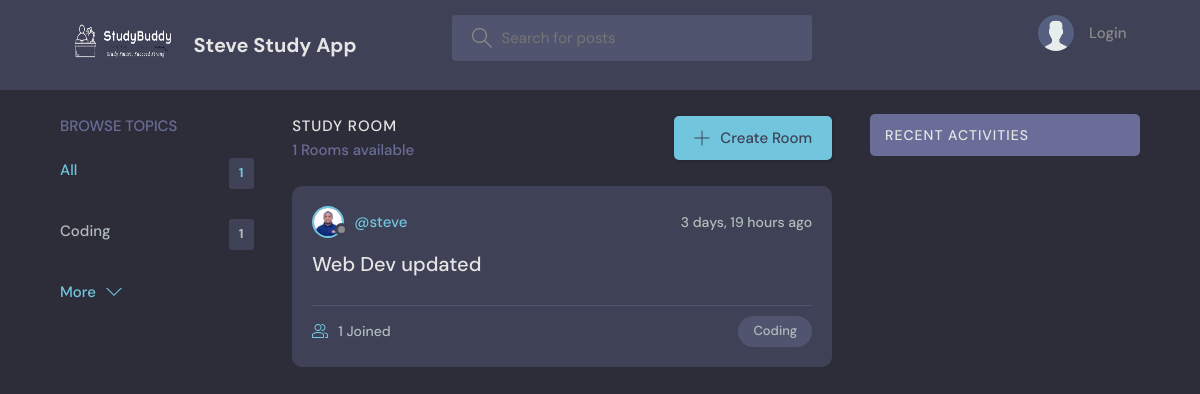
The page / on the database its author committed.
### base/models.py (models this page shows, shortened)
class Topic(models.Model):
    name = models.CharField(max_length=200)

class Room(models.Model):
    host = models.ForeignKey(User, on_delete=models.SET_NULL, null=True)
    topic = models.ForeignKey(Topic, on_delete=models.SET_NULL, null=True)
    name = models.CharField(max_length=200)
    description = models.TextField(null=True, blank=True)
    participants = models.ManyToManyField(User, related_name='participants', blank=True)
    updated = models.DateTimeField(auto_now=True)
    created = models.DateTimeField(auto_now_add=True)
    class Meta:
        ordering = ['-updated', '-created']

class User(AbstractUser):
    name = models.CharField(max_length=200, null=True)
    email = models.EmailField(unique=True, null=True)
    bio = models.TextField(null=True)
    avatar = models.ImageField(null=True, default="avatar.svg")
    USERNAME_FIELD = 'email'
    REQUIRED_FIELDS = []

### base/views.py (the view)
# urls.py: path('', views.home, name="home"),
def home(request):
    q = request.GET.get('q') if request.GET.get('q') != None else ''
    rooms = Room.objects.filter(
        Q(topic__name__icontains=q) |
        Q(name__icontains=q) |
        Q(description__icontains=q)
    )
    topics = Topic.objects.all()[0:5]
    room_count = rooms.count()
    room_messages = Message.objects.filter(Q(room__topic__name__icontains=q))
    context = {'rooms': rooms, 'topics': topics, 'room_count': room_count, 'room_messages': room_messages}
    return render(request, 'base2/home.html', context)

### base/templates/base2/home.html (shortened to what this page needs)
{% extends 'main.html' %}
{% block content %}
    <main class="layout layout--3">
      <div class="container">
        {% include 'base2/topics_component.html' %}
        <div class="roomList">
          <div class="roomList__header">
            <div>
              <h2>Study Room</h2>
              <p>{{room_count}} Rooms available</p>
            </div>
            <a class="btn btn--main" href="{% url 'create-room' %}">
              <svg version="1.1" xmlns="http://www.w3.org/2000/svg" width="32" height="32" viewBox="0 0 32 32">
                <title>add</title>
                <path
                  d="M16.943 0.943h-1.885v14.115h-14.115v1.885h14.115v14.115h1.885v-14.115h14.115v-1.885h-14.115v-14.115z"
                ></path>
              </svg>
              Create Room
            </a>
          </div>
         {% include 'base2/feed_component.html' %}
        </div>
         {% include 'base2/activity_component.html' %}
      </div>
    </main>
    {% endblock %}

### base/templates/base2/topics_component.html
        <div class="topics">
            <div class="topics__header">
              <h2>Browse Topics</h2>
            </div>
            <ul class="topics__list">
              <li>
                <a href="{% url 'home' %}" class="active">All <span>{{topics.count}}</span></a>
              </li>
              {% for topic in topics %}
              <li>
                <a href="{% url 'home' %}?q={{topic.name}}">{{topic.name}} <span>{{topic.room_set.all.count}}</span></a>
              </li>
              {% endfor %}
            </ul>
            <a class="btn btn--link" href="{% url 'topics' %}">
              More
              <svg version="1.1" xmlns="http://www.w3.org/2000/svg" width="32" height="32" viewBox="0 0 32 32">
                <title>chevron-down</title>
                <path d="M16 21l-13-13h-3l16 16 16-16h-3l-13 13z"></path>
              </svg>
            </a>
          </div>

### base/templates/base2/feed_component.html (shortened to what this page needs)
{% for room in rooms %}
<div class="roomListRoom">
    <div class="roomListRoom__header">
      <a href="{% url 'user-profile' room.host.id %}" class="roomListRoom__author">
        <div class="avatar avatar--small">
          <img src="{{room.host.avatar.url}}" />
        </div>
        <span>@{{room.host.username}}</span>
      </a>
      <div class="roomListRoom__actions">
        <span>{{room.created|timesince}} ago</span>
      </div>
    </div>
    <div class="roomListRoom__content">
      <a href="{% url 'room' room.id %}">{{room.name}}</a>
    </div>
    <div class="roomListRoom__meta">
      <a href="{% url 'room' room.id %}" class="roomListRoom__joined">
        {{room.participants.all.count}} Joined
      </a>
      <p class="roomListRoom__topic">{{room.topic.name}}</p>
    </div>
  </div>
  {% endfor %}

### static/styles/style.css (style rules this page uses)
:root { --color-main: #71c6dd; --color-main-light: #e1f6fb; --color-dark: #3f4156; --color-dark-medium: #51546e; --color-dark-light: #696d97; --color-light: #e5e5e5; --color-gray: #8b8b8b; --color-light-gray: #b2bdbd; --color-bg: #2d2d39; --color-success: #5dd693; --color-error: #fc4b0b; }
* { font-family: "DM Sans", -apple-system, BlinkMacSystemFont, "Segoe UI", Roboto, Oxygen, Ubuntu, Cantarell, "Open Sans", "Helvetica Neue", sans-serif; margin: 0; padding: 0; box-sizing: border-box; text-rendering: optimizeLegibility; font-size: inherit; }
html { font-size: 56.25%; }
@media only screen and (min-width: 1200px) { html { font-size: 62.5%; } }
body { line-height: 1.6; font-weight: 400; font-size: 1.5rem; color: var(--color-light-gray); background-color: var(--color-bg); min-height: 100vh; }
img { width: 100%; }
a { display: inline-block; color: var(--color-main); text-decoration: none; }
.container { max-width: 120rem; width: 90%; margin: auto; }
.btn { background-color: transparent; border: none; display: inline-flex; align-items: center; gap: 1rem; cursor: pointer; transition: all ease-in-out 0.3s; padding: 1rem 2rem; border-radius: 5px; box-shadow: 1px 1px 3px 1px rgba(0, 0, 0, 0.15); font-weight: 500; }
.btn--link { border-radius: 0; padding: 0; color: var(--color-main); box-shadow: none; }
.btn--main { background-color: var(--color-main); color: var(--color-dark); }
.btn > svg { fill: currentColor; width: 1.6rem; height: 1.6rem; }
.avatar { position: relative; display: inline-block; border-radius: 50%; border: 2px solid var(--color-main); }
.avatar img { display: block; border-radius: 50%; object-fit: cover; object-position: center; }
.avatar::after { content: ""; display: block; position: absolute; background-color: var(--color-gray); z-index: 111; border-radius: 50%; border: 0.3rem solid var(--color-dark); }
.avatar.avatar--small img { width: 2.8rem; height: 2.8rem; }
.avatar.avatar--small:after { width: 0.7rem; height: 0.7rem; bottom: 0px; right: -6px; }
.layout { margin-top: 2.4rem; }
.layout > .container { display: flex; justify-content: space-between; align-items: flex-start; }
.layout--3 > .container > div:first-child { flex-basis: 18%; max-width: 22.5rem; }
.layout--3 > .container > div:nth-child(2) { flex-basis: 50%; }
.topics__header { margin-bottom: 2rem; }
.topics__header h2 { text-transform: uppercase; font-weight: 500; color: var(--color-dark-light); }
.topics__list { list-style: none; }
.topics__list li a { display: flex; justify-content: space-between; margin-bottom: 3rem; font-weight: 500; color: var(--color-light-gray); transition: all 0.3s ease-in-out; }
.topics__list li a.active, .topics__list li a:hover { color: var(--color-main); }
.topics__list li a span { padding: 0.5rem 1rem; background-color: var(--color-dark); border-radius: 3px; font-size: 1.3rem; font-weight: 700; letter-spacing: 1px; }
.roomList__header { display: flex; justify-content: space-between; align-items: center; margin-bottom: 2.4rem; }
.roomList__header h2 { text-transform: uppercase; font-weight: 500; color: var(--color-light); letter-spacing: 1px; }
.roomList__header p { font-weight: 500; color: var(--color-dark-light); }
.roomListRoom { margin-bottom: 2.4rem; background-color: var(--color-dark); border-radius: 1rem; padding: 2rem; }
.roomListRoom__header { display: flex; justify-content: space-between; align-items: center; }
.roomListRoom__author { font-weight: 500; display: flex; align-items: center; gap: 1rem; }
.roomListRoom__actions { display: flex; align-items: flex-start; gap: 1rem; position: relative; }
.roomListRoom__actions span { font-size: 1.4rem; font-weight: 500; }
.roomListRoom__content { margin: 1rem 0; }
.roomListRoom__content a { font-size: 2rem; font-weight: 500; margin-bottom: 1.5rem; color: var(--color-light); transition: all 0.3s ease-in-out; }
.roomListRoom__meta { border-top: 1px solid var(--color-dark-medium); padding-top: 1rem; display: flex; align-items: center; justify-content: space-between; }
.roomListRoom__joined { color: var(--color-light-gray); display: flex; align-items: center; gap: 1rem; font-size: 1.4rem; font-weight: 500; }
.roomListRoom__joined svg { fill: var(--color-main); width: 1.6rem; height: 1.6rem; }
.roomListRoom__topic { padding: 5px 1.5rem; background-color: var(--color-dark-medium); border-radius: 5rem; font-weight: 500; font-size: 1.3rem; }

### rows shown on the page
Topic: name "Coding", room_set.all.count "1"
Room: host.avatar (picture), host.username "steve", created "3 days, 19 hours", name "Web Dev updated", participants.all.count "1", topic.name "Coding"

### other values the page prints
{{ topics.count }} "1"
{{ room_count }} "1"
